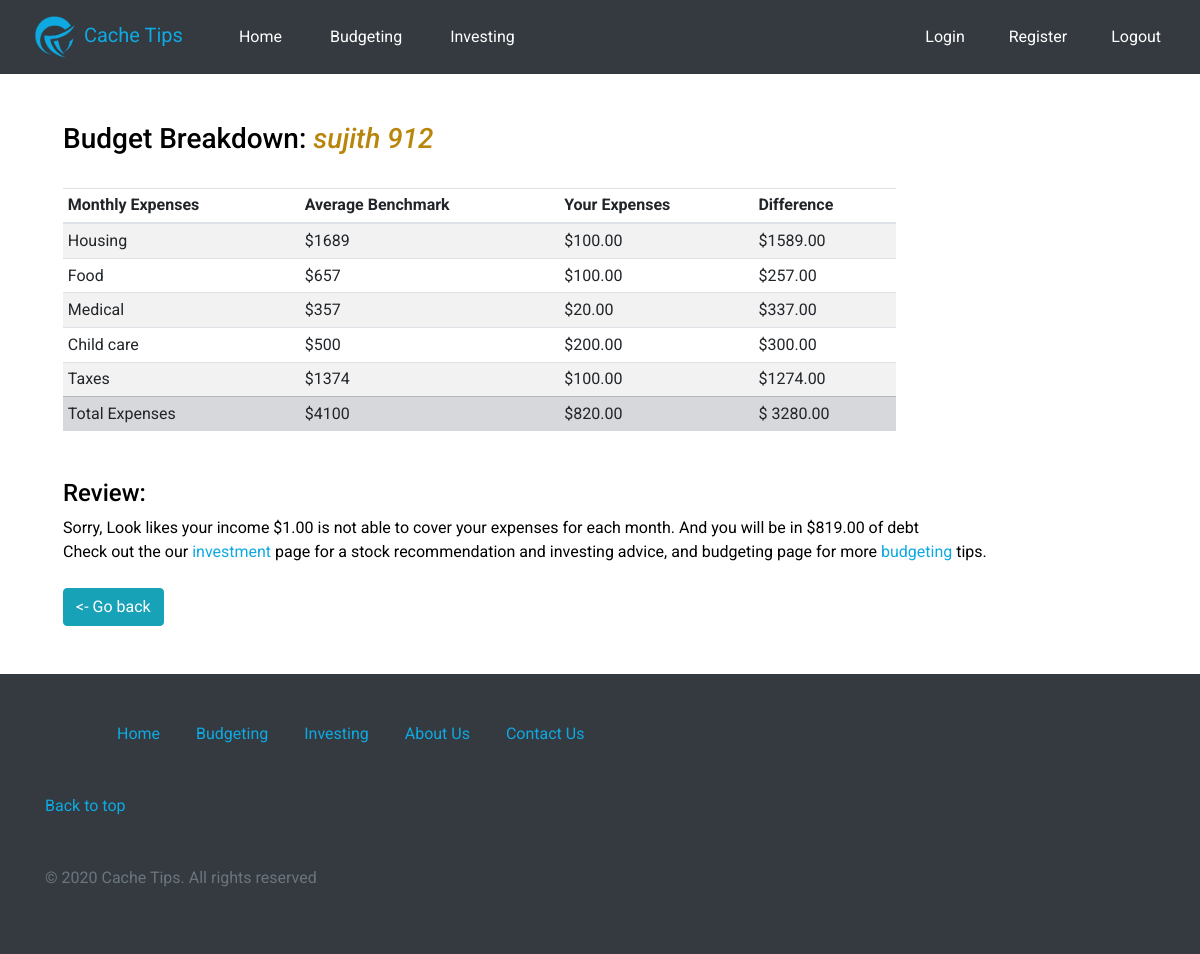
/budget-dashboard/deatails/8, run on the app's committed database.
### Website/models.py (models this page shows)
class Budget(models.Model):
    created_by = models.ForeignKey(User, default=settings.AUTH_USER_MODEL, on_delete=models.CASCADE)
    created_at = models.DateTimeField(auto_now_add=True)
    budget_name = models.CharField(max_length=100)
    earned_income = models.DecimalField(max_digits=20, decimal_places=2, default=0)
    housing_expense = models.DecimalField(max_digits=20, decimal_places=2, default=0)
    food_expense = models.DecimalField(max_digits=20, decimal_places=2, default=0)
    medical_expense = models.DecimalField(max_digits=20, decimal_places=2, default=0)
    child_care_expense = models.DecimalField(max_digits=20, decimal_places=2, default=0)
    taxes = models.DecimalField(max_digits=20, decimal_places=2, default=0)

### Website/views.py (the view)
# urls.py: path('budget-dashboard/deatails/<int:id_>', views.budget_dashboard_details, name="budget-dashboard-details")
def budget_dashboard_details(request, id_):
    budget = Budget.objects.get(id=id_)
    expenses_avg = {'housing': 1689, 'food': 657, 'childcare': 500, 'medical': 357, 'taxes': 1374, 'total': 4100}
    total_expenses = budget.housing_expense + budget.food_expense + budget.child_care_expense + budget.medical_expense + budget.taxes
    difference = {'housing': 1689 - budget.housing_expense, 'food': 657 - budget.food_expense,
                  'childcare': 500 - budget.child_care_expense, 'medical': 357 - budget.medical_expense,
                  'taxes': 1374 - budget.taxes, 'total': 4100 - total_expenses}
    leftover = budget.earned_income - total_expenses
    context = {'budget': budget, 'expenses_avg': expenses_avg, 'difference': difference,
               'total': total_expenses,
               'housing_expense_comment': 'You are good',
               'income_comment': 'Good job, your income $' +
                                 str(budget.earned_income) +
                                 ' is able to cover your expenses for each month. And you will have ' +
                                 str(leftover) + ' left over'}
    if leftover < 0:
        context.update({'income_comment': 'Sorry, Look likes your income $' +
                                          str(budget.earned_income) +
                                          ' is not able to cover your expenses for each month. And you will be in $' +
                                          str(abs(leftover)) + ' of debt'})
    return render(request, 'budget/details.html', context)

### templates/budget/details.html
{% extends 'budget/base.html' %}
{% block body %}
    <div onload="myFunction()" class="container m-5">
        <h3>Budget Breakdown: <span class="title">{{ budget.budget_name }}</span></h3>
        <br>
        <table class="table table-sm table-striped w-75">
          <thead>
            <tr>
                <th scope="col">Monthly Expenses</th>
                <th scope="col">Average Benchmark</th>
                <th scope="col">Your Expenses</th>
                <th scope="col">Difference</th>
            </tr>
          </thead>
          <tbody>
            <tr>
                <td>Housing</td>
                <td>${{ expenses_avg.housing }}</td>
                <td>${{ budget.housing_expense }}</td>
                <td>$<span class="difference">{{ difference.housing }}</span></td>
            </tr>
            <tr>
              <td>Food</td>
              <td>${{ expenses_avg.food }}</td>
              <td>${{ budget.housing_expense }}</td>
              <td>$<span class="difference">{{ difference.food }}</span></td>
            </tr>
            <tr>
              <td>Medical</td>
              <td>${{ expenses_avg.medical }}</td>
              <td>${{ budget.medical_expense }}</td>
              <td>$<span class="difference">{{ difference.medical }}</span></td>
            </tr>
            <tr>
                <td>Child care</td>
                <td>${{ expenses_avg.childcare }}</td>
                <td>${{ budget.child_care_expense }}</td>
                <td>$<span class="difference">{{ difference.childcare }}</span></td>
            </tr>
            <tr>
              <td>Taxes</td>
              <td>${{ expenses_avg.taxes }}</td>
              <td>${{ budget.taxes }}</td>
               <td>$<span class="difference">{{ difference.taxes }}</span></td>
            </tr>
            <tr class="table-secondary">
              <td>Total Expenses</td>
              <td>${{ expenses_avg.total }}</td>
              <td>${{ total }}</td>
              <td >$ <span class="difference">{{ difference.total }}</span></td>
            </tr>
          </tbody>
        </table>
        <div class="mt-5">
            <h4>Review: </h4>
            {{ income_comment }}
            <br>
            Check out the our <a href="{% url 'investment' %}">investment</a>
            page for a stock recommendation and investing advice, and budgeting page for more
            <a href="{% url 'budgeting' %}">budgeting</a>  tips.
        </div>
        <br>
        <a href="{% url 'budget-dashboard' %}" class="btn btn-info">&lt;- Go back</a>
    </div>
{% endblock %}

### static/css/styles.css (style rules this page uses)
.title { color: darkgoldenrod; font-style: italic; }
body { font-family: 'Roboto', sans-serif; color: black; }
a { text-decoration: none; color: #0ea9e1; }

### data on the page
Budget: budget_name "sujith 912", housing_expense "100.00", medical_expense "20.00", child_care_expense "200.00", taxes "100.00"

### other printed values
{{ expenses_avg.housing }} "1689"
{{ difference.housing }} "1589.00"
{{ expenses_avg.food }} "657"
{{ difference.food }} "257.00"
{{ expenses_avg.medical }} "357"
{{ difference.medical }} "337.00"
{{ expenses_avg.childcare }} "500"
{{ difference.childcare }} "300.00"
{{ expenses_avg.taxes }} "1374"
{{ difference.taxes }} "1274.00"
{{ expenses_avg.total }} "4100"
{{ total }} "820.00"
{{ difference.total }} "3280.00"
{{ income_comment }} "Sorry, Look likes your income $1.00 is not able to cover your expenses for each month. And you will be in $819.00 of debt"
